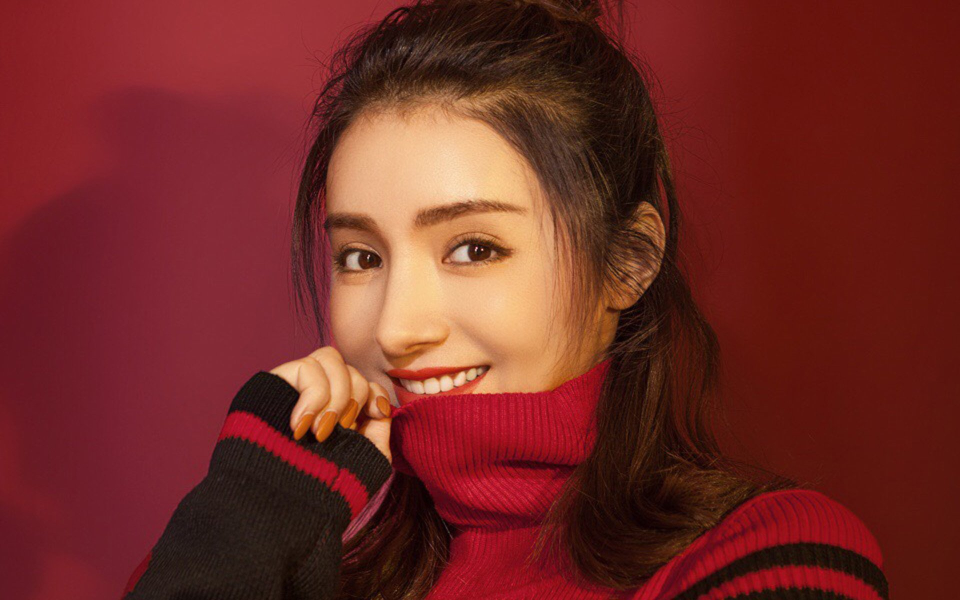
#> input picture images/1.jpg, 1920 x 1200 px (shown at 1/2 size)
$ jupyter execute Fourier_transformation_tutorial.ipynb
#> lines starting #> are read from the running program, lines starting #| are printed output that depends on the picture
### Fourier transform in one dimensions discrete interpretation
**Steps**:
* Generate 1000 discrete number which is distributed as $y=7*\sin(2\pi*200x)+5*\sin(2\pi*300x)+3*\sin(2\pi*400x)$
* According to the forlumation below to get the frequency/spectrum domain
$$
f(x)=\int_{-\infty}^{\infty}F(k)e^{2\pi ikx}dk\\$$
$$
F(x)=\int_{-\infty}^{\infty}f(k)e^{-2\pi ikx}dk
$$
* Forlumation above is applied in continuously data. Here, $f(x)$ means the 1000 numbers, and the $F(x)$ means the frequency domain corresponding.
* We can change for discrete one easily like below.
$$
f(x)=\sum_{k=0}^{N-1}F(k)e^{2\pi ikx}\\$$
$$
F(x)=\sum_{k=0}^{N-1}f(k)e^{-2\pi ikx}\\
$$
* Which has the similar implication.
* Refer to https://blog.csdn.net/qq_27825451/article/details/88553441

[cell 1]
import numpy as np
from scipy.fftpack import fft,ifft
import matplotlib.pyplot as plt
from matplotlib.pylab import mpl

mpl.rcParams['font.sans-serif'] = ['SimHei']   #显示中文
mpl.rcParams['axes.unicode_minus']=False       #显示负号

# 根据香农原则，知采样频率要大于最大信号频率2倍，所以这里设置采样频率为1000赫兹
# 一般来说采用频率越高，最后傅里叶变化的准确度越高
# 你可以试试，如果采样频率过小，假如取值500，效果就比较差---连频率峰值都对不上
N=1400
x=np.linspace(0,1,N)

# 设置需要采样的信号，频率分量有200，300和400
y=7*np.sin(2*np.pi*200*x) + 5*np.sin(2*np.pi*300*x)+3*np.sin(2*np.pi*400*x)

fft_y=fft(y)                          #快速傅里叶变换

x = np.arange(N)             # 频率个数
half_x = x[range(int(N/2))]  # 取一半区间

abs_y=np.abs(fft_y)                # 取复数的绝对值，即复数的模(双边频谱)
angle_y=np.angle(fft_y)            #取复数的角度
normalization_y=abs_y/N            #归一化处理（双边频谱）
normalization_half_y = normalization_y[range(int(N/2))]      # 由于对称性，只取一半区间（单边频谱）

plt.figure(figsize=(8,6))
plt.subplot(221)
plt.plot(x[:50],y[:50])
plt.title('原始波形')

# 分别幅度峰值对应原函数y系数7/2,5/2,3/2
# 采样频率越高，幅度峰值与y系数的对应性越高
plt.subplot(222)
plt.plot(x,angle_y,'violet')
plt.title('双边相位谱(未归一化)',fontsize=9,color='violet')

plt.subplot(223)
plt.plot(x,normalization_y,'g')
plt.title('双边振幅谱(归一化)',fontsize=9,color='green')

plt.subplot(224)
plt.plot(half_x,normalization_half_y,'blue')
plt.title('单边振幅谱(归一化)',fontsize=9,color='blue')

plt.show()
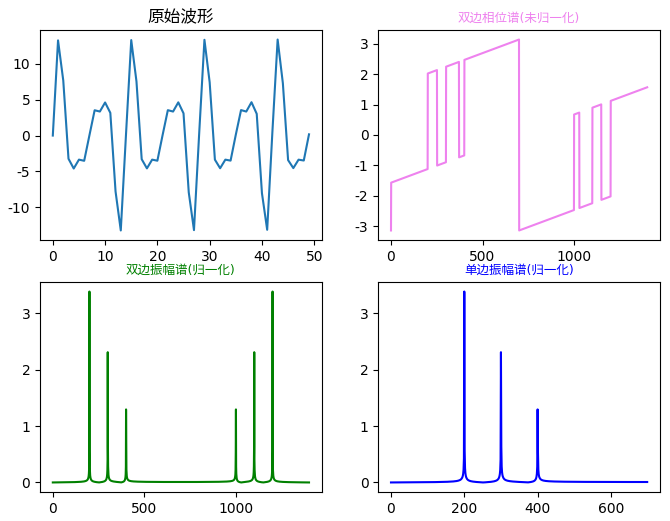
#> figure drawn by matplotlib, 4 panels; panel 1: curve peaks at x = 43, y = 13.39; panel 2: curve peaks at x = 699, y = 3.14; panel 3: curve peaks at x = 200, y = 3.39; panel 4: curve peaks at x = 200, y = 3.39

### Evaluate the formulation
$$F(x)=\sum_{k=0}^{N-1}f(k)e^{-2\pi ikx/N}\\$$
* According to Euler formulation, which connect the trigonometric and complex domain
$$ e^{ix}=\cos(x)+i\sin(x)$$
* we can divide two parts: compute the real and unreal. Further formulation below:
$$F(x)=\sum_{k=0}^{N-1}f(k)\cos(2\pi kx/N)-if(k)\sin(2\pi kx/N)$$
* So with the help of function below, we can know when x=200,300,400, the F(x) equal
* 6.77,4.62,2.59 corresponding with the coefficient 7,5,3 which exactly confirm the accuracy of fourier transformer

[cell 2]
import math
def real_part(x,y,N):
#> called with x = 200, y = array of shape (1400,), N = 1400
    result = 0
    for i in range(N):
        result += (y[i]*math.cos(2*math.pi*i*x/N))
    return result

def unreal_part(x,y,N):
#> called with x = 200, y = array of shape (1400,), N = 1400
    result = 0
    for i in range(N):
        result += (y[i]*math.sin(2*math.pi*i*x/N))
    return -result

def combine(x,y,N):
    a = real_part(x,y,N)
    b = unreal_part(x,y,N)
    c = math.sqrt(a*a+b*b)
    c = c/N*2
    return '('+str(a)+str(b)+'j)',c

# resolved, nice bro.
print (combine(200,y,N))
print (combine(300,y,N))
print (combine(400,y,N))
print (np.abs(fft_y[[200,300,400]]*2)/N)
print ('nice, bro!!! dua.')

### Interpreter
* First, when frequency is zero which means DC component. why we shall divide (N) to get corresponding amplitude
* and why we shall divide (N/2) to get the frequency[1,...] amplitude
1. Actually, the formulatio $F(x)=\sum_{k=0}^{N-1}f(k)e^{-2\pi ikx/N}$ shall have a $\frac{1}{N}$ in the front. For the beauty and symmetry, we use the origin ones
2. The Fourier has the Conjugation properties, which we can get symmetry frequency. So accoding to the conjugation properties, the N/2+N/2 is the real part, the N/2-N/2 equal zero which is the image part. So clever and magic.

**Proof of conjugation**
$$
F(N-x)=\sum_{k=0}^{N-1}f(k)e^{-2\pi ik\frac{N-x}{N}}\\$$
$$
=\sum_{k=0}^{N-1}f(k)e^{-ki(2\pi -2\pi \frac{x}{N})}$$
$$
cause : e^{-2\pi ki}=\cos(-2\pi k)+i\sin(-2\pi k)=0 \quad k\in Z\\$$
$$
=\sum_{k=0}^{N-1}f(k)e^{2\pi ikx/N}=\sum_{k=0}^{N-1}\cos(2\pi k\frac{x}{N})+i\sin(2\pi k\frac{x}{N})\\$$
$$
F(x)=\sum_{k=0}^{N-1}f(k)e^{-2\pi ikx/N}=\sum_{k=0}^{N-1}\cos(2\pi k\frac{x}{N})-i\sin(2\pi k\frac{x}{N})\\$$
$$
F(x)+F(N-x)=\sum_{k=0}^{N-1}2\cos(2\pi k\frac{x}{N})\\
$$
* Via evaluating from front computing, we find the image part disappeared and reserve two times real part
* which is responded to what we take about N/2 above.

### Inverse Fourier transformer
* inverse test
* remove the 200 and 300 hz frequency
* and then inverse to see what will happen

**TIPS**:
* np.real() to get the real part
* np.imag() to get the image part

[cell 3]
import scipy.fftpack as fftpack
# inverse fourier transformer
inverse_y = fftpack.ifft(fft_y)

# remove specify frequency of 200,300
fft_y_remove =  fft_y.copy()
def remove_specify_frequency(fft,frequency,N):
    fft[frequency] = 0
    reverse_index = [N-i for i in frequency]
    fft[reverse_index] = 0
    return fft
remove_specify_frequency(fft_y_remove,[i+200-50 for i in range(100)],N)
remove_specify_frequency(fft_y_remove,[i+300-50 for i in range(100)],N)

plt.figure(figsize=(8,8))
plt.subplot(2,2,1)
plt.title('source signal of remove the 200 and 300',color = 'blue')
fft_y_remove_inverse = fftpack.ifft(fft_y_remove)
plt.plot(x[:50],fft_y_remove_inverse.real[:50],'blue')

# Spectrogram means "频谱图"
plt.subplot(2,2,2)
plt.title('Spectrogram of remove the 200 and 300',color = 'green')
plt.plot(x,fft_y_remove,'green')

plt.subplot(2,2,3)
plt.title('source signal of 400 frequency',color = 'red')
y_400 = [3*np.sin(2*np.pi*400*i) for i in np.linspace(0,1,N)]
plt.plot(x[:50],y_400[:50],color='red')

plt.subplot(2,2,4)
plt.title('Spectrogram of 400 frequency',color = 'orange')
plt.plot(x,fft(y_400),'orange')
plt.show()
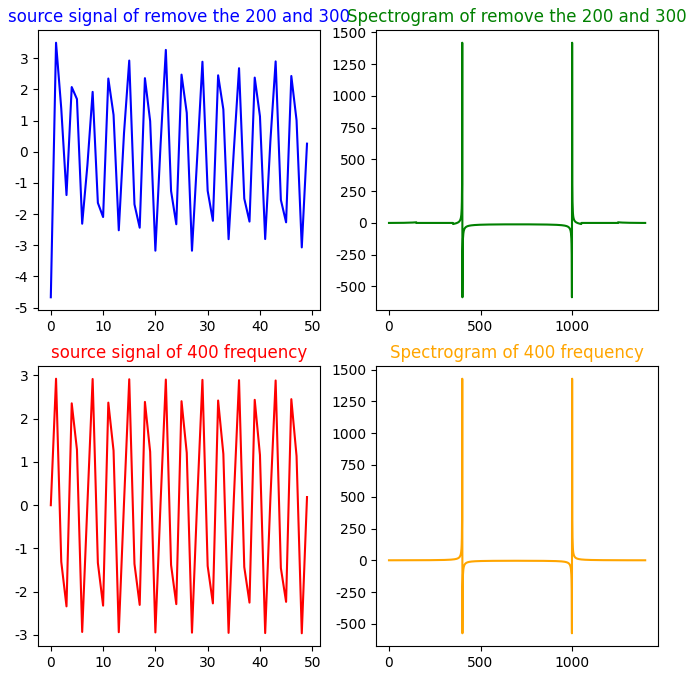
#> figure drawn by matplotlib, 4 panels; panel 1: curve peaks at x = 1, y = 3.49; panel 2: curve peaks at x = 400, y = 1418.2; panel 3: curve peaks at x = 1, y = 2.92; panel 4: curve peaks at x = 400, y = 1428.9
# print (type(f))

### Fourier transform in two dimensions discrete interpretation
$$
f(x,y)=\sum_{i=0}^{N-1}\sum_{j=0}^{N-1}F(i,j)e^{-2\pi i(\frac{ix}{N}+\frac{jy}{N})}\\$$
$$
F(x,y)=\sum_{i=0}^{N-1}\sum_{j=0}^{N-1}f(i,j)e^{-2\pi i(\frac{ix}{N}+\frac{jy}{N})}\\
$$
* Actually, if we wanna get the magnitude, we shall multuply the $\frac{1}{N^2}$ in front like below.
$$
F(x,y)=\frac{1}{N^2}\sum_{i=0}^{N-1}\sum_{j=0}^{N-1}f(i,j)e^{-2\pi i(\frac{ix}{N}+\frac{jy}{N})}\\
$$

**TIPS**:
* fftshift:用于将FFT变换之后的频谱显示范围从[0, N]变为：
* [-N/2, N/2-1](N为偶数)或者[-(N-1)/2, (N-1)/2](N为奇数) like below.
* we need fftshift cause we could make task more easily after fftshift deal with.

* Refer to: https://baishui.blog.csdn.net/article/details/97369061
* https://homepages.inf.ed.ac.uk/rbf/HIPR2/fourier.htm
* https://blog.csdn.net/seekyong/article/details/104434128

[cell 4]
import cv2 as cv
img = cv.imread('./images/1.jpg')
#> img is the input picture: shape (1200, 1920, 3); mean B, G, R 37.1, 42.4, 114.2
img = cv.cvtColor(img,cv.COLOR_BGR2GRAY)
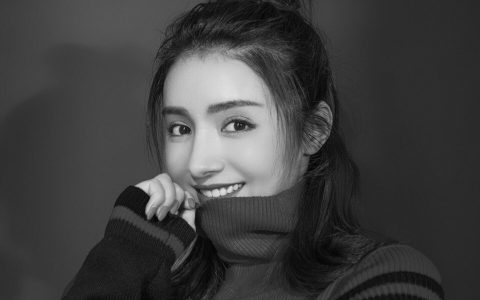
#> img: shape (1200, 1920) (shown at 1/4 size); min 1, max 231, mean 63.3
img_fft = fftpack.fftn(img)
img_fft_shift = fftpack.fftshift(img_fft)
# the real magnitude
img_magnitude = np.abs(img_fft/(img_fft.shape[0]*img_fft.shape[1]))

# for the covenience to show in plot image
img_magnitude = np.log(img_magnitude)*20
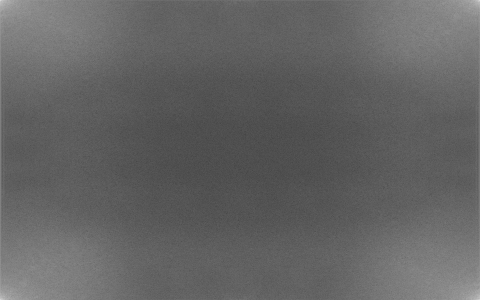
#> img_magnitude: shape (1200, 1920) float64 (shown at 1/4 size); min -293.6, max 82.96, mean -146.2; drawn with min black and max white
img_magnitude_shift = fftpack.fftshift(img_magnitude)
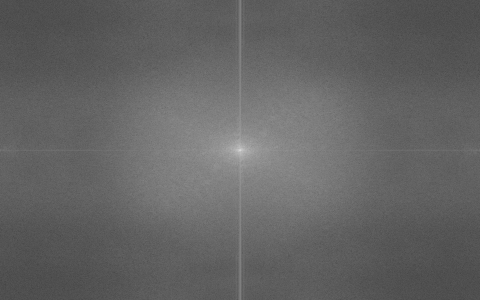
#> img_magnitude_shift: shape (1200, 1920) float64 (shown at 1/4 size); min -293.6, max 82.96, mean -146.2; drawn with min black and max white

mid_w = int(img.shape[0]/2)
mid_h = int(img.shape[1]/2)
filter_range = 10
# filter the low frequency
img_fft_shift[mid_w-filter_range:mid_w+filter_range,mid_h-filter_range:mid_h+filter_range] = 0
img_ifft_low = fftpack.ifftn(fftpack.fftshift(img_fft_shift)).real
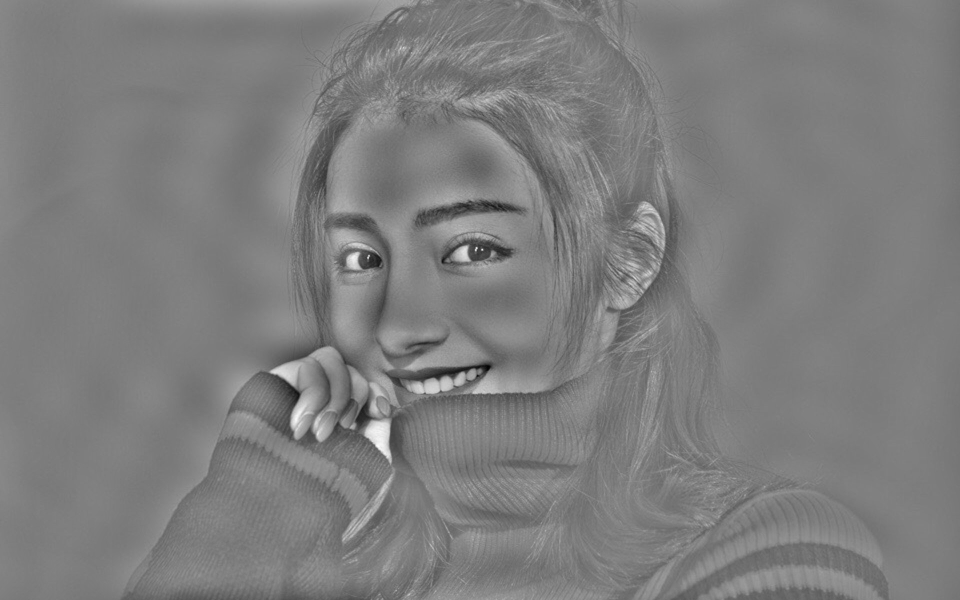
#> img_ifft_low: shape (1200, 1920) float64 (shown at 1/2 size); min -128.4, max 131.6, mean 0; drawn with min black and max white
plt.figure(figsize=(10,6))
plt.subplot(2,2,1)
plt.xticks([])
plt.yticks([])
plt.title('source')
plt.imshow(img,'gray')

plt.subplot(2,2,2)
plt.xticks([])
plt.yticks([])
plt.title('spectrum',color='purple')
plt.imshow(img_magnitude,'gray')

plt.subplot(2,2,3)
plt.xticks([])
plt.yticks([])
plt.imshow(img_magnitude_shift,'gray')
plt.title('with shift spectrum',color='green')

plt.subplot(2,2,4)
plt.xticks([])
plt.yticks([])
plt.imshow(img_ifft_low,'gray')
plt.title('with low frequency filter image',color='orange')
plt.show()

$ run again, with images/2.jpg copied over images/1.jpg
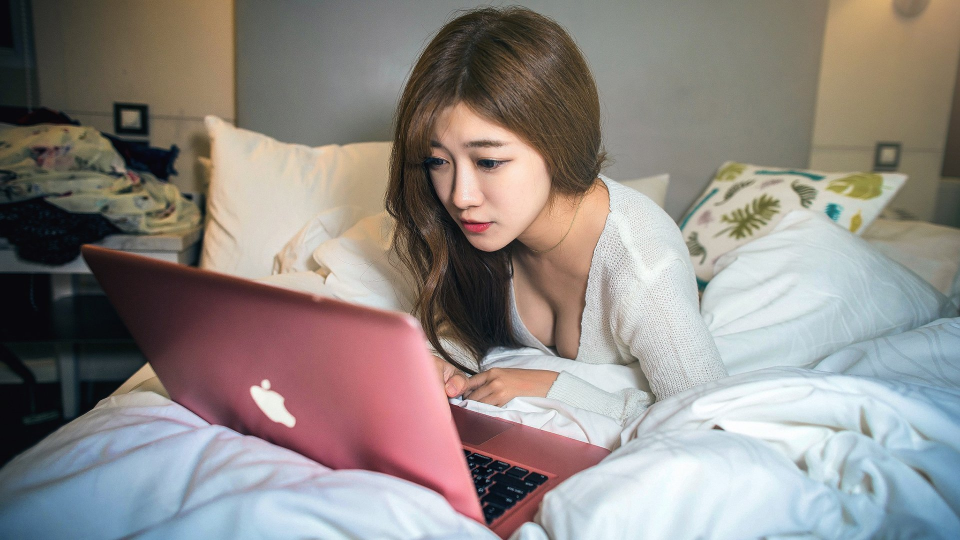
#> input picture images/2.jpg, 1920 x 1080 px (shown at 1/2 size)
#> img is the input picture: shape (1080, 1920, 3); mean B, G, R 132.2, 136, 142.9
#> img: shape (1080, 1920)
#> `img_magnitude_shift = fftpack.fftshift(img_magnitude)`:
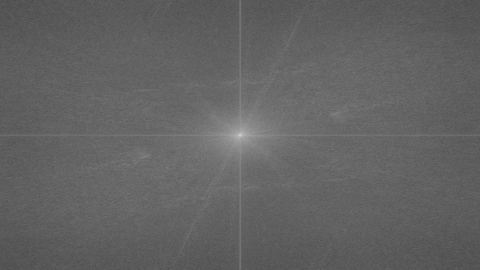
#> img_magnitude_shift: shape (1080, 1920) float64 (shown at 1/4 size); min -248.8, max 98.49, mean -114.1; drawn with min black and max white
#> `img_ifft_low = fftpack.ifftn(fftpack.fftshift(img_fft_shift)).real`:
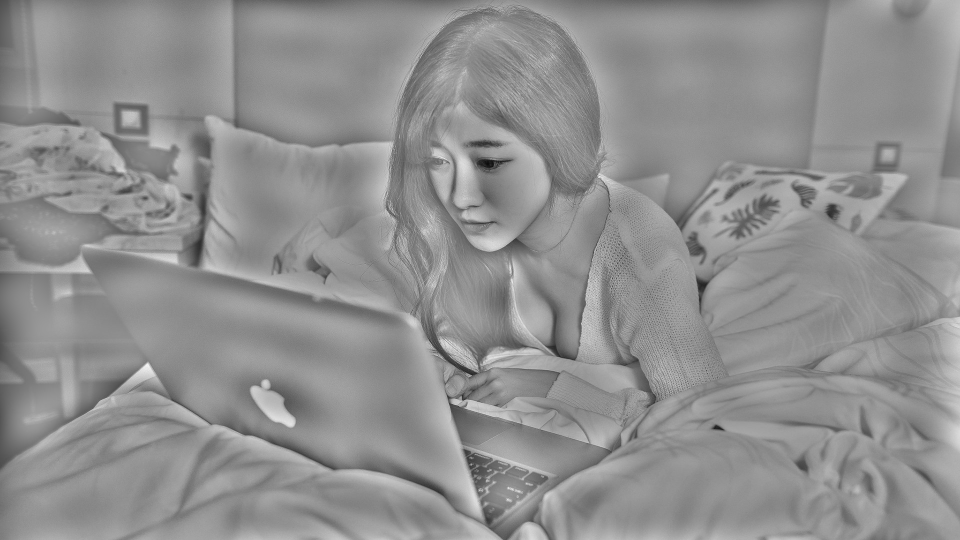
#> img_ifft_low: shape (1080, 1920) float64 (shown at 1/2 size); min -184.7, max 141.4, mean 0; drawn with min black and max white

$ run again, with images/4.jpg copied over images/1.jpg
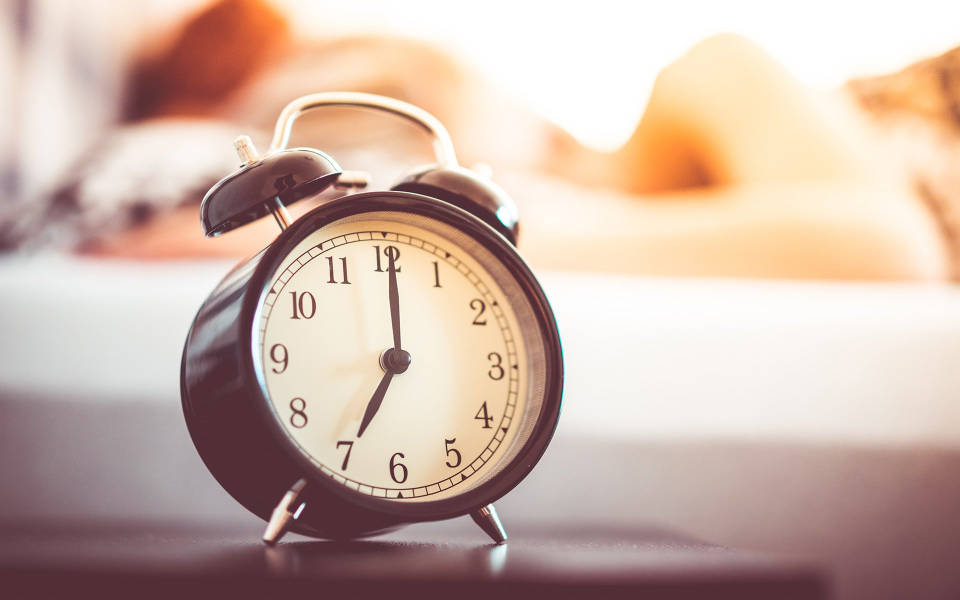
#> input picture images/4.jpg, 1920 x 1200 px (shown at 1/2 size)
#> img is the input picture: shape (1200, 1920, 3); mean B, G, R 168.3, 180, 203.9
#> `img = cv.cvtColor(img,cv.COLOR_BGR2GRAY)`:
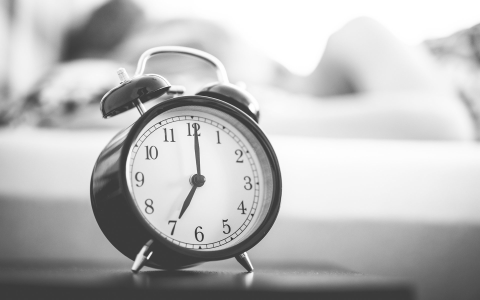
#> img: shape (1200, 1920) (shown at 1/4 size); min 13, max 255, mean 185.8
#> `img_ifft_low = fftpack.ifftn(fftpack.fftshift(img_fft_shift)).real`:
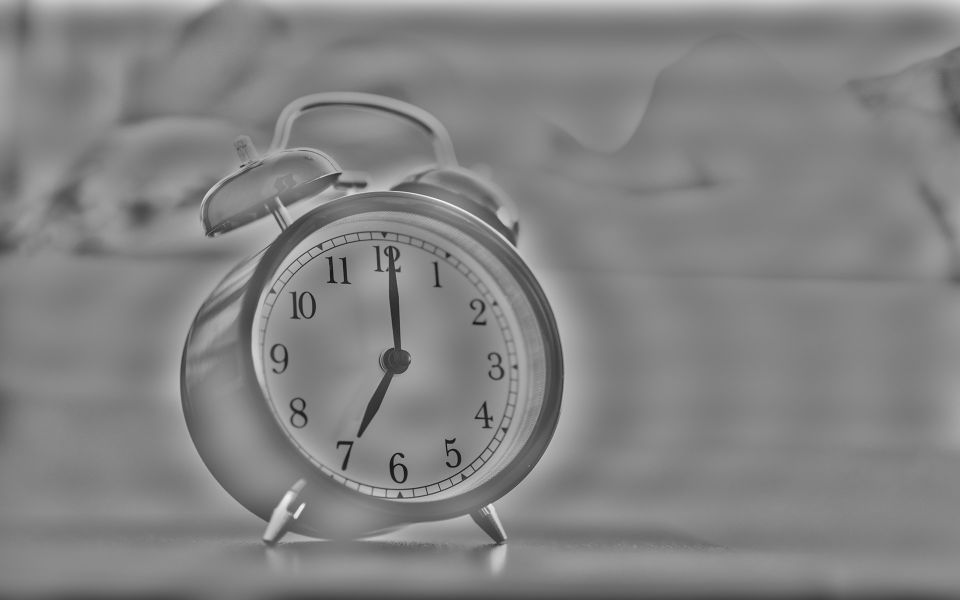
#> img_ifft_low: shape (1200, 1920) float64 (shown at 1/2 size); min -198.5, max 186.1, mean 0; drawn with min black and max white
